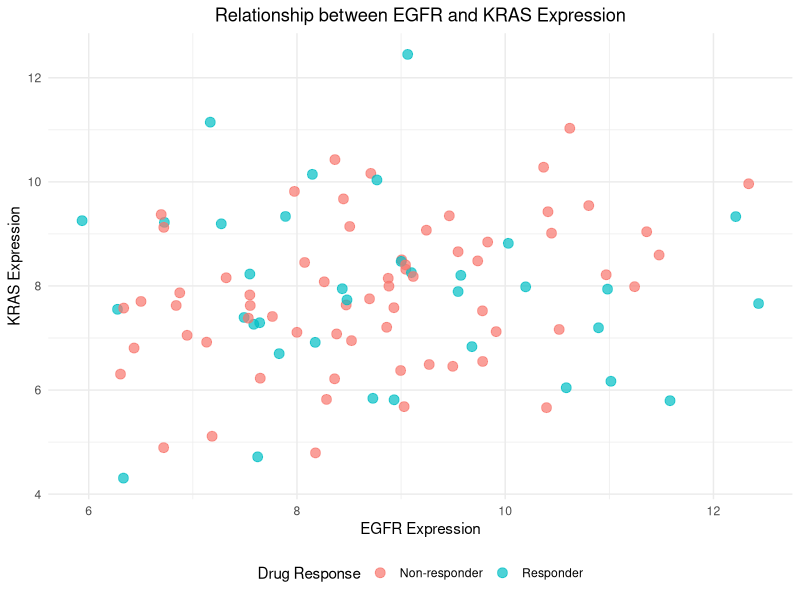
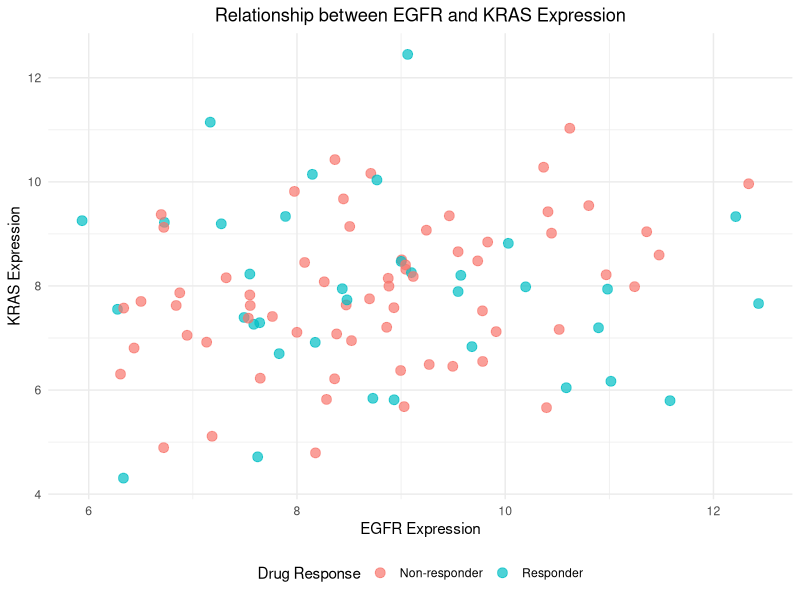

These charts were generated, in order, by the following R code:
library(tidyverse)
library(ggrepel)

data <- read.csv("bio_complex_data.csv")

final_plot <- ggplot(data, aes(x = EGFR_expr, y = KRAS_expr, color = drug_response)) +
  geom_point(size = 3, alpha = 0.7) +
  labs(title = "Relationship between EGFR and KRAS Expression",
       x = "EGFR Expression",
       y = "KRAS Expression",
       color = "Drug Response") +
  theme_minimal() +
  theme(legend.position = "bottom",
        plot.title = element_text(hjust = 0.5))

ggsave("__OUTPUT_PNG_FILE__", plot = final_plot, width = 8, height = 6, dpi = 300)
ggsave("__OUTPUT_PDF_FILE__", plot = final_plot, width = 8, height = 6)